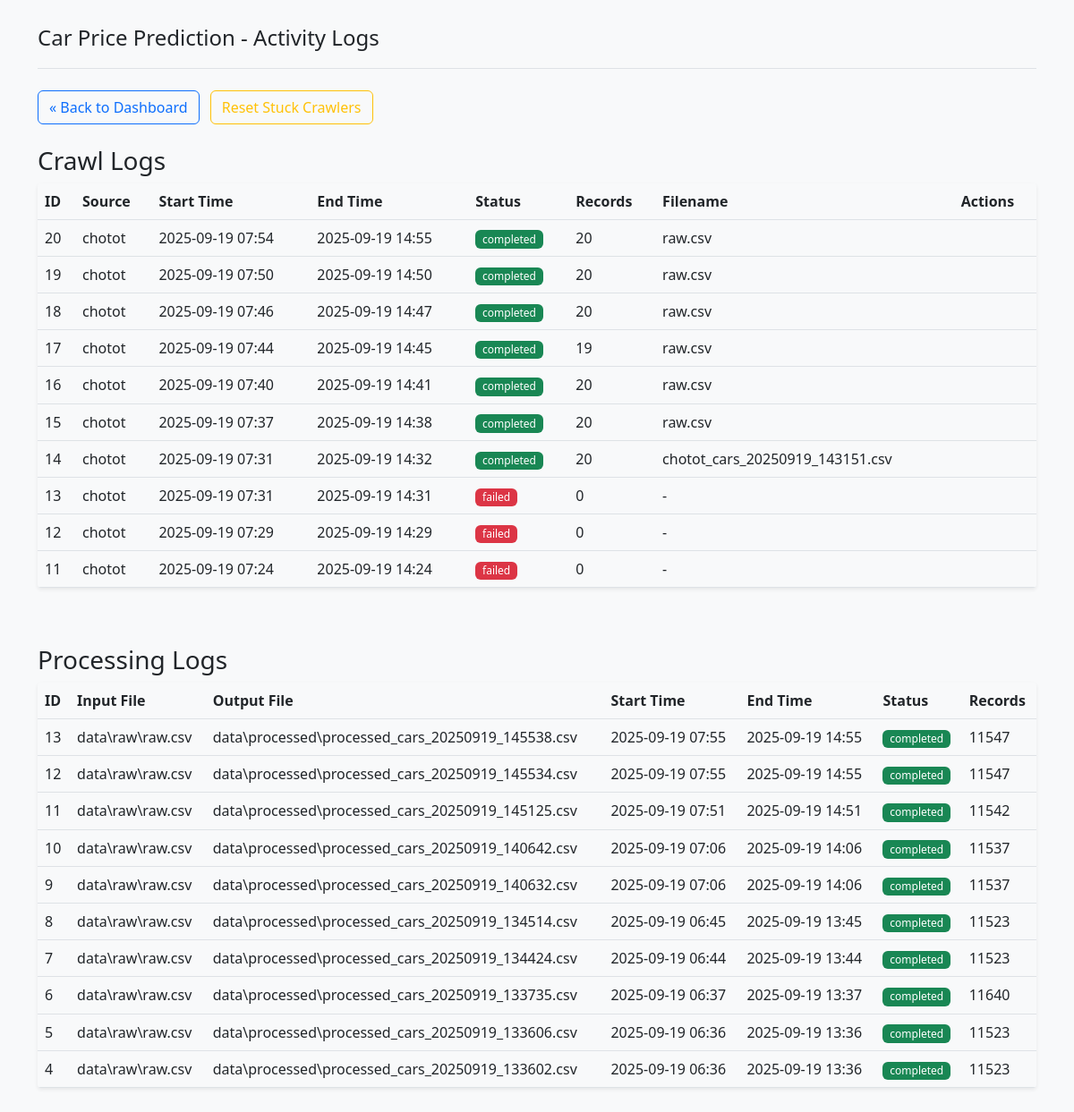
Page /logs on the committed database.
### app/models.py (models this page shows, shortened)
class CrawlLog(db.Model):
    __tablename__ = 'crawl_logs'
    id = db.Column(db.Integer, primary_key=True)
    start_time = db.Column(db.DateTime, default=datetime.utcnow)
    end_time = db.Column(db.DateTime, nullable=True)
    source = db.Column(db.String(100), nullable=False)
    status = db.Column(db.String(20), nullable=False)  # 'running', 'completed', 'failed'
    records_count = db.Column(db.Integer, default=0)
    filename = db.Column(db.String(255), nullable=True)
    error_message = db.Column(db.Text, nullable=True)

class ProcessingLog(db.Model):
    __tablename__ = 'processing_logs'
    id = db.Column(db.Integer, primary_key=True)
    start_time = db.Column(db.DateTime, default=datetime.utcnow)
    end_time = db.Column(db.DateTime, nullable=True)
    input_file = db.Column(db.String(255), nullable=False)
    output_file = db.Column(db.String(255), nullable=True)
    status = db.Column(db.String(20), nullable=False)  # 'running', 'completed', 'failed'
    records_count = db.Column(db.Integer, default=0)
    error_message = db.Column(db.Text, nullable=True)

### app/routes.py (the view)
@main_bp.route('/logs')
def logs():
    crawl_logs = CrawlLog.query.order_by(CrawlLog.start_time.desc()).limit(10).all()
    processing_logs = ProcessingLog.query.order_by(ProcessingLog.start_time.desc()).limit(10).all()
    return render_template('logs.html',
                           crawl_logs=crawl_logs,
                           processing_logs=processing_logs)

### app/templates/logs.html (shortened to what this page needs)
<!DOCTYPE html>
<html lang="vi">
<head>
    <link rel="stylesheet" href="https://cdn.jsdelivr.net/npm/bootstrap@5.2.3/dist/css/bootstrap.min.css">
    <link rel="stylesheet" href="{{ url_for('static', filename='css/style.css') }}">
</head>
<body>
    <div class="container py-4">
        <header class="pb-3 mb-4 border-bottom">
            <div class="d-flex align-items-center text-dark text-decoration-none">
                <span class="fs-4">Car Price Prediction - Activity Logs</span>
            </div>
        </header>
        <div class="mb-4">
            <a href="{{ url_for('main.index') }}" class="btn btn-outline-primary">&laquo; Back to Dashboard</a>
            <button class="btn btn-outline-warning ms-2" onclick="checkStuckCrawlers()">
                Reset Stuck Crawlers
            </button>
        </div>
        <div class="row">
            <div class="col-md-12">
                <h3>Crawl Logs</h3>
                <div class="table-responsive">
                    <table class="table table-hover">
                        <thead>
                            <tr>
                                <th>ID</th>
                                <th>Source</th>
                                <th>Start Time</th>
                                <th>End Time</th>
                                <th>Status</th>
                                <th>Records</th>
                                <th>Filename</th>
                                <th>Actions</th>
                            </tr>
                        </thead>
                        <tbody>
                            {% for log in crawl_logs %}
                            <tr data-log-id="{{ log.id }}">
                                <td>{{ log.id }}</td>
                                <td>{{ log.source }}</td>
                                <td>{{ log.start_time.strftime('%Y-%m-%d %H:%M') }}</td>
                                <td>{{ log.end_time.strftime('%Y-%m-%d %H:%M') if log.end_time else '-' }}</td>
                                <td><span
                                        class="badge bg-{{ 'success' if log.status == 'completed' else 'warning' if log.status.startswith('running') else 'danger' }} crawler-status">{{
                                        log.status }}</span></td>
                                <td>{{ log.records_count }}</td>
                                <td>{{ log.filename or '-' }}</td>
                                <td class="crawler-actions">
                                </td>
                            </tr>
                            {% endfor %}
                        </tbody>
                    </table>
                </div>
            </div>
        </div>
        <div class="row mt-5">
            <div class="col-md-12">
                <h3>Processing Logs</h3>
                <div class="table-responsive">
                    <table class="table table-hover">
                        <thead>
                            <tr>
                                <th>ID</th>
                                <th>Input File</th>
                                <th>Output File</th>
                                <th>Start Time</th>
                                <th>End Time</th>
                                <th>Status</th>
                                <th>Records</th>
                            </tr>
                        </thead>
                        <tbody>
                            {% for log in processing_logs %}
                            <tr>
                                <td>{{ log.id }}</td>
                                <td>{{ log.input_file }}</td>
                                <td>{{ log.output_file or '-' }}</td>
                                <td>{{ log.start_time.strftime('%Y-%m-%d %H:%M') }}</td>
                                <td>{{ log.end_time.strftime('%Y-%m-%d %H:%M') if log.end_time else '-' }}</td>
                                <td><span
                                        class="badge bg-{{ 'success' if log.status == 'completed' else 'warning' if log.status == 'running' else 'danger' }}">{{
                                        log.status }}</span></td>
                                <td>{{ log.records_count }}</td>
                            </tr>
                            {% endfor %}
                        </tbody>
                    </table>
                </div>
            </div>
        </div>
    </div>
</body>
</html>

### app/static/css/style.css (style rules this page uses)
body { background-color: #f8f9fa; }
.badge { font-weight: 500; padding: 0.35em 0.65em; }
.table-responsive { margin-bottom: 1rem; box-shadow: 0 0.125rem 0.25rem rgba(0, 0, 0, 0.075); border-radius: 0.25rem; overflow: hidden; }
.table { margin-bottom: 0; }

### rows in the picture
CrawlLog: id "20", source "chotot", start_time "2025-09-19 07:54", end_time "2025-09-19 14:55", status "completed", records_count "20", filename "raw.csv"
CrawlLog: id "19", source "chotot", start_time "2025-09-19 07:50", end_time "2025-09-19 14:50", status "completed", records_count "20", filename "raw.csv"
CrawlLog: id "18", source "chotot", start_time "2025-09-19 07:46", end_time "2025-09-19 14:47", status "completed", records_count "20", filename "raw.csv"
CrawlLog: id "17", source "chotot", start_time "2025-09-19 07:44", end_time "2025-09-19 14:45", status "completed", records_count "19", filename "raw.csv"
CrawlLog: id "16", source "chotot", start_time "2025-09-19 07:40", end_time "2025-09-19 14:41", status "completed", records_count "20", filename "raw.csv"
CrawlLog: id "15", source "chotot", start_time "2025-09-19 07:37", end_time "2025-09-19 14:38", status "completed", records_count "20", filename "raw.csv"
CrawlLog: id "14", source "chotot", start_time "2025-09-19 07:31", end_time "2025-09-19 14:32", status "completed", records_count "20", filename "chotot_cars_20250919_143151.csv"
CrawlLog: id "13", source "chotot", start_time "2025-09-19 07:31", end_time "2025-09-19 14:31", status "failed", records_count "0", filename "-"
CrawlLog: id "12", source "chotot", start_time "2025-09-19 07:29", end_time "2025-09-19 14:29", status "failed", records_count "0", filename "-"
CrawlLog: id "11", source "chotot", start_time "2025-09-19 07:24", end_time "2025-09-19 14:24", status "failed", records_count "0", filename "-"
ProcessingLog: id "13", input_file "data\\raw\\raw.csv", output_file "data\\processed\\processed_cars_20250919_145538.csv", start_time "2025-09-19 07:55", end_time "2025-09-19 14:55", status "completed", records_count "11547"
ProcessingLog: id "12", input_file "data\\raw\\raw.csv", output_file "data\\processed\\processed_cars_20250919_145534.csv", start_time "2025-09-19 07:55", end_time "2025-09-19 14:55", status "completed", records_count "11547"
ProcessingLog: id "11", input_file "data\\raw\\raw.csv", output_file "data\\processed\\processed_cars_20250919_145125.csv", start_time "2025-09-19 07:51", end_time "2025-09-19 14:51", status "completed", records_count "11542"
ProcessingLog: id "10", input_file "data\\raw\\raw.csv", output_file "data\\processed\\processed_cars_20250919_140642.csv", start_time "2025-09-19 07:06", end_time "2025-09-19 14:06", status "completed", records_count "11537"
ProcessingLog: id "9", input_file "data\\raw\\raw.csv", output_file "data\\processed\\processed_cars_20250919_140632.csv", start_time "2025-09-19 07:06", end_time "2025-09-19 14:06", status "completed", records_count "11537"
ProcessingLog: id "8", input_file "data\\raw\\raw.csv", output_file "data\\processed\\processed_cars_20250919_134514.csv", start_time "2025-09-19 06:45", end_time "2025-09-19 13:45", status "completed", records_count "11523"
ProcessingLog: id "7", input_file "data\\raw\\raw.csv", output_file "data\\processed\\processed_cars_20250919_134424.csv", start_time "2025-09-19 06:44", end_time "2025-09-19 13:44", status "completed", records_count "11523"
ProcessingLog: id "6", input_file "data\\raw\\raw.csv", output_file "data\\processed\\processed_cars_20250919_133735.csv", start_time "2025-09-19 06:37", end_time "2025-09-19 13:37", status "completed", records_count "11640"
ProcessingLog: id "5", input_file "data\\raw\\raw.csv", output_file "data\\processed\\processed_cars_20250919_133606.csv", start_time "2025-09-19 06:36", end_time "2025-09-19 13:36", status "completed", records_count "11523"
ProcessingLog: id "4", input_file "data\\raw\\raw.csv", output_file "data\\processed\\processed_cars_20250919_133602.csv", start_time "2025-09-19 06:36", end_time "2025-09-19 13:36", status "completed", records_count "11523"
